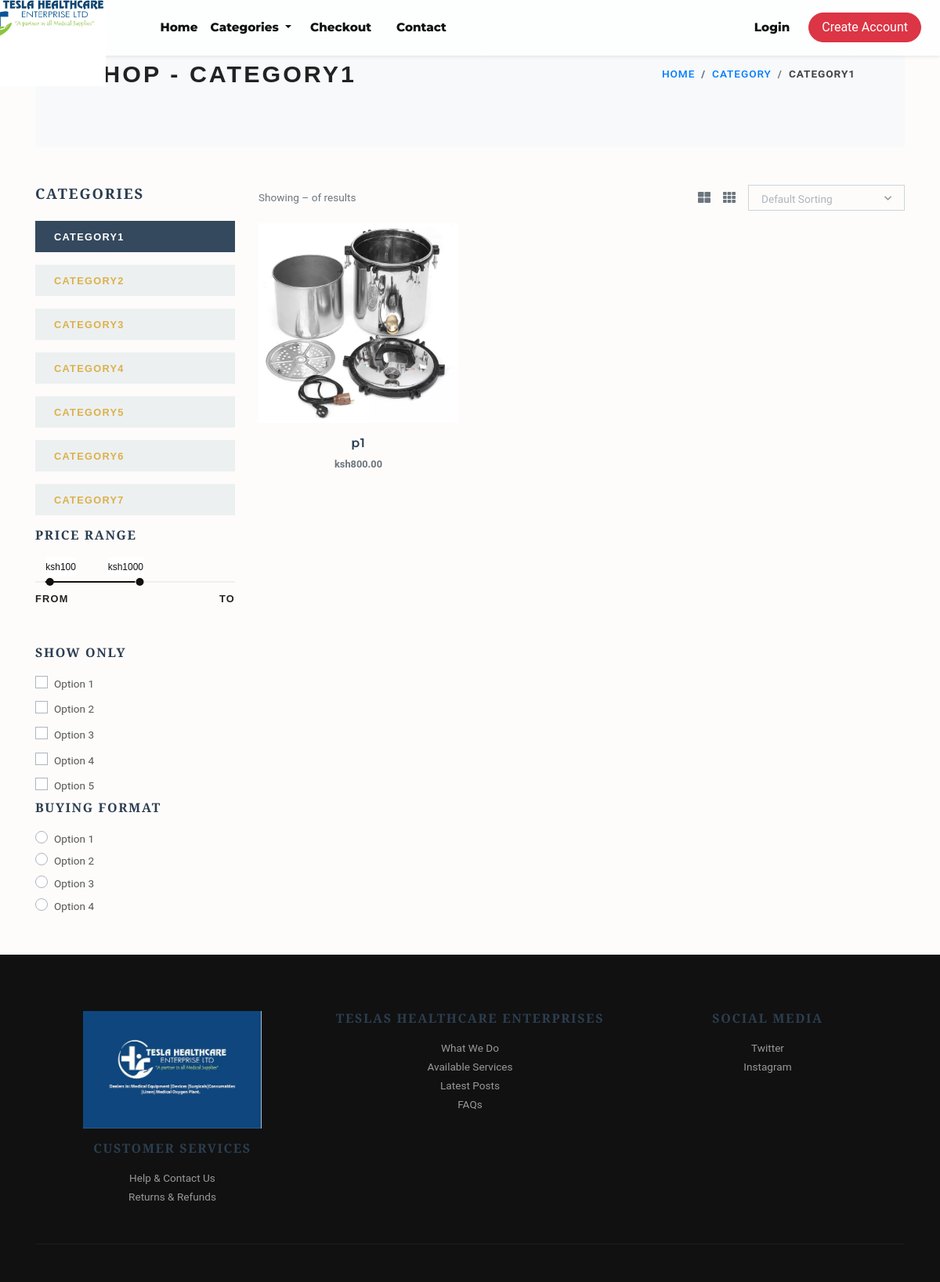
The app's page /gifts/, older data.
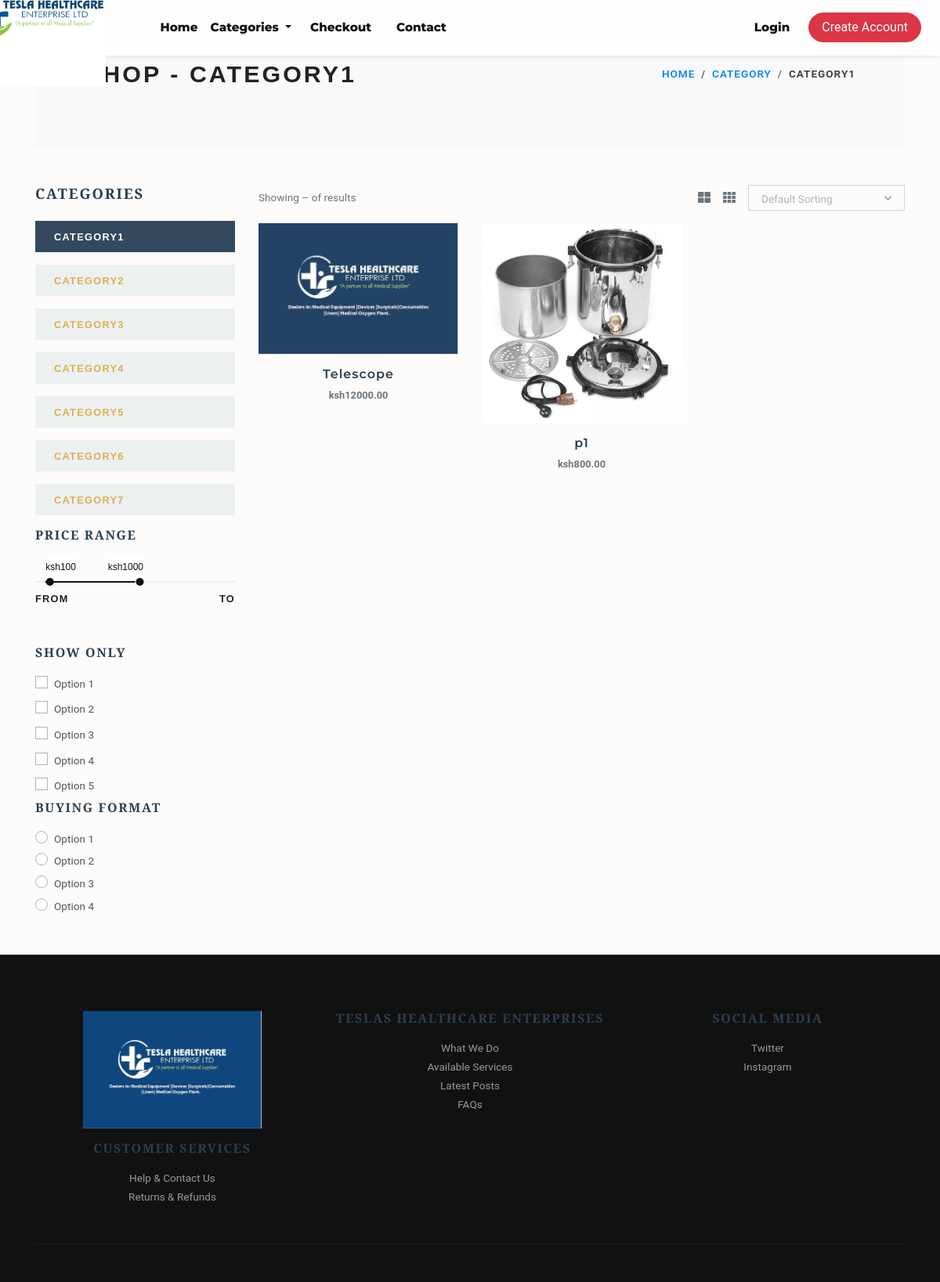
The same page, newer data.
### store/models.py (models this page shows, shortened)
class Category(models.Model):
    title = models.CharField(max_length=50, verbose_name="Category Title")
    slug = models.SlugField(max_length=55, unique=True, db_index=True, verbose_name="Category Slug")
    description = models.TextField(blank=True, verbose_name="Category Description")
    category_image = models.ImageField(
        upload_to='category',
        blank=True,
        null=True,
        verbose_name="Category Image"
    )
    is_active = models.BooleanField(default=True, verbose_name="Is Active?")
    is_featured = models.BooleanField(default=False, verbose_name="Is Featured?")
    created_at = models.DateTimeField(auto_now_add=True, verbose_name="Created Date")
    updated_at = models.DateTimeField(auto_now=True, verbose_name="Updated Date")
    class Meta:
        verbose_name_plural = 'Categories'
        ordering = ('-created_at',)

class Product(models.Model):
    title = models.CharField(max_length=150, verbose_name="Product Title")
    slug = models.SlugField(max_length=160, unique=True, db_index=True, verbose_name="Product Slug")
    sku = models.CharField(max_length=255, unique=True, verbose_name="Unique Product ID (SKU)")
    short_description = models.TextField(verbose_name="Short Description")
    detail_description = models.TextField(blank=True, null=True, verbose_name="Detail Description")
    product_image = models.ImageField(
        upload_to='product',
        blank=True,
        null=True,
        verbose_name="Product Image"
    )
    price = models.DecimalField(max_digits=8, decimal_places=2)
    category = models.ForeignKey(Category, verbose_name="Product Category", on_delete=models.CASCADE)
    is_active = models.BooleanField(default=True, verbose_name="Is Active?")
    is_featured = models.BooleanField(default=False, verbose_name="Is Featured?")
    created_at = models.DateTimeField(auto_now_add=True, verbose_name="Created Date")
    updated_at = models.DateTimeField(auto_now=True, verbose_name="Updated Date")
    class Meta:
        verbose_name_plural = 'Products'
        ordering = ('-created_at',)

### store/views.py (the view)
# urls.py: path('<slug:slug>/', views.category_products, name="category-products"),
def category_products(request, slug):
    category = get_object_or_404(Category, slug=slug)
    products = Product.objects.filter(is_active=True, category=category)
    categories = Category.objects.filter(is_active=True)
    return render(request, 'store/category_products.html', {
        'category': category,
        'products': products,
        'categories': categories,
    })

### store/context_preprocessors.py (called while the page is built)
def store_menu(request):
    return {
        'categories_menu': Category.objects.filter(is_active=True)
    }

def cart_menu(request):
    if request.user.is_authenticated:
        return {
            'cart_items': Cart.objects.filter(user=request.user)
        }
    return {}

def currency(request):
    return {
        'CURRENCY_SYMBOL': "KSH"
    }

### templates/store/category_products.html (shortened to what the changed rows need)
{% extends 'base.html' %}
{% load static %}
{% block content %}
<div class="container">
  <section class="py-5 bg-light">
    <div class="container">
      <div class="row px-4 px-lg-5 py-lg-4 align-items-center">
        <div class="col-lg-6">
          <h1 class="h2 text-uppercase mb-0">Shop - {{ category.title }}</h1>
        </div>
        <div class="col-lg-6 text-lg-right">
          <nav aria-label="breadcrumb">
            <ol class="breadcrumb justify-content-lg-end mb-0 px-0">
              <li class="breadcrumb-item"><a href="{% url 'store:home' %}">Home</a></li>
              <li class="breadcrumb-item"><a href="{% url 'store:all-categories' %}">Category</a></li>
              <li class="breadcrumb-item active" aria-current="page">{{ category.title }}</li>
            </ol>
          </nav>
        </div>
      </div>
    </div>
  </section>
  <section class="py-5">
    <div class="container p-0">
      <div class="row">
        <div class="col-lg-3 order-2 order-lg-1">
          {% for cat in categories %}
            <a href="{% url 'store:category-products' cat.slug %}">
              <div class="py-2 px-4 {% if category == cat %}bg-dark text-white{% else %}bg-light{% endif %} mb-3">
                <strong class="small text-uppercase font-weight-bold">{{ cat.title }}</strong>
              </div>
            </a>
          {% endfor %}
          {% for i in "12345" %}
          <div class="custom-control custom-checkbox mb-1">
            <label class="custom-control-label text-small" for="customCheck{{i}}">Option {{ i }}</label>
          </div>
          {% endfor %}
          {% for i in "1234" %}
          <div class="custom-control custom-radio">
            <label class="custom-control-label text-small" for="customRadio{{i}}">Option {{ i }}</label>
          </div>
          {% endfor %}
        </div>
        <div class="col-lg-9 order-1 order-lg-2 mb-5 mb-lg-0">
          <div class="row">
            {% for product in products %}
            <div class="col-lg-4 col-sm-6">
              <div class="product text-center">
                <div class="mb-3 position-relative">
                  <a class="d-block" href="{% url 'store:product-detail' product.slug %}">
                    {% if product.product_image %}
                      <img class="img-fluid w-100" src="{{ product.product_image.url }}" alt="{{ product.title }}">
                    {% else %}
                      <img class="img-fluid w-100" src="{% static 'img/product-1.jpg' %}" alt="{{ product.title }}">
                    {% endif %}
                  </a>
                </div>
                <h6><a class="reset-anchor" href="{% url 'store:product-detail' product.slug %}">{{ product.title }}</a></h6>
                <p class="small text-muted">ksh{{ product.price }}</p>
              </div>
            </div>
            {% endfor %}
          </div>
        </div>
      </div>
    </div>
  </section>
</div>
{% endblock content %}

Row changes from the older to the newer data that the page shows:
added Product: product_image (picture), title "Telescope", price "12000.00"
